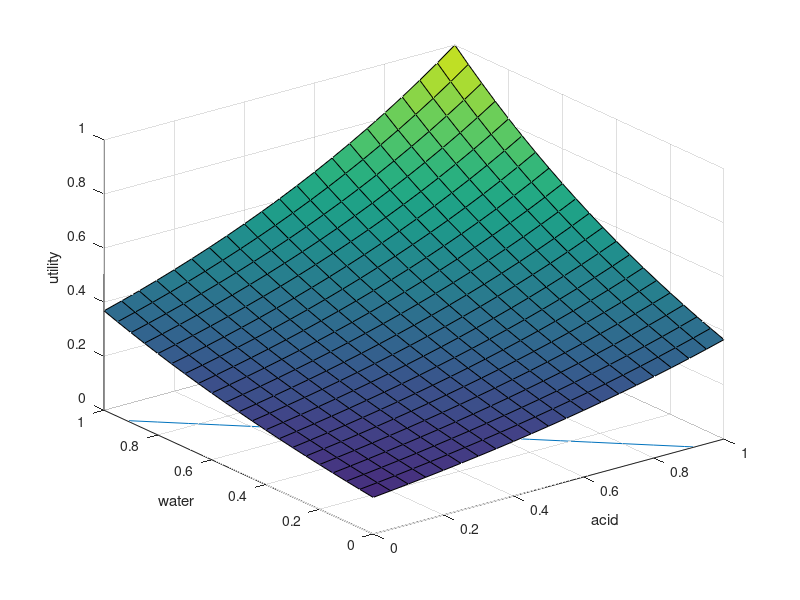

Recreate this plot in MATLAB. (Note: this script raises an error after producing the figure.)
clear all
hold off
%x = -10:0.5:10;
x = 0:0.05:1;
[X,Y] = meshgrid(x);
%Z = -(Y.^2)+(X*-Y) ;
%Z = exp((X+Y) - (X-Y).^2);
%Z = (abs(X)./abs(Y)) - ((X-Y).^3);
Z = exp((-X.*Y) - ((X-Y).^2)+1)/exp(1);
W = -(X.^2) + (X.*Y) - (Y.^2) +1;
u = 0.9;
%y = 0.5 * (x + sqrt((-4*u) - (3* (x.^2)) + 4));
%z = 0.5 * (x - sqrt((-4*u) - (3* (x.^2)) + 4));
%contour3(X,Y,Z,30)
%hold on
surf(X,Y,Z)
hold on
ylim([0,1])
%plot(x,y)
%plot(x,z)
xlabel('x')
ylabel('y')
zlabel('z')


%x^2+2*x*y+y^2=0;

%%
x = [0:1:100];
%y = [0:.7:300];
alpha = 0.3;
[X1,X2] = meshgrid(x, x);
for i =1:length(X1)
    for j=1:length(X1(1,:))
        Y1(i,j)=0;
        Y1(i,j) = i/j;
        if (Y1(i,j)<5)
            Y2(i,j) = 1;
        else
            Y2(i,j)= 0;
        end
    end

end

%surf(X1, X2, Y1)
%surf(X1,X2,Y2)
%%
x = 0:0.025:1;
[X,Y] = meshgrid(x);
Z = Y.*exp(-(X+0.3).^2-((Y).^2));
contour3(X,Y,Z,30)
xlabel('water')
ylabel('base')
zlabel('utility')
%%
hold off
clear all
x = 0:0.05:1;
[X,Y] = meshgrid(x);
Z = exp(X+Y)/exp(2);
W = exp(X+X)/exp(1);
normZ = Z - min(Z(:));
normZ = normZ ./ max(normZ(:)); % *
surf(X,Y,Z)
%contour3(X,Y,Z,50)

xlabel('acid')
ylabel('water')
zlabel('utility')


hold on
%[t1,t2] = meshgrid(x);
%t2 = t2+log(0.4415);
%z = 1.2 * ones(1,21);
%t3 = meshgrid(z);

%surf(t1,t2,t3)
acid = 0.3;
base = 0.3;
scatter(acid,base);
u = 0.4;
ylim([0 1])
plot(x, (-x-log(u)));
a = 0.5*(-(log(u))+acid-base)
b = 0.5*(-(log(u))-acid+base)
scatter(a,b)
%bod = [0.7;0.3];
%scatter(bod)
%plot(bod)
%%
%%
clear all
hold off
x = 1:10;
y = 11:20;
z = x'*y;
c = randi(10,10);
sliceomatic(x,y,z,c)
%%
clear all
x = 0:0.05:1;
[X,Y,Z] = meshgrid(x, x, x);
c = exp(X+Y+Z);
sliceomatic1p0(c)
%%
clear all
[x,y,z] = meshgrid(-2:.2:2, -2:.25:2, -2:.16:2);
v = x .* exp(-x.^2 - y.^2 - z.^2);
sliceomatic(v)
%%
x = 0:0.05:1;
[X,Y] = meshgrid(x);
Z = 0.5 * (-abs(X).^2+abs(Y).^2);
normZ = Z - min(Z(:));
normZ = normZ ./ max(normZ(:)); % *
contour3(X,Y,Z,50)
xlabel('water')
ylabel('base')
zlabel('utility')

%%
clear all
x = [0:.05:1];
[X1,X2] = meshgrid(x, x);
for i =1:length(X1)
    for j=1:length(X1(1,:))
        Y1(i,j)=0;
        Y1(i,j) = 0.1*log(i) /( 0.1*log(j));
        if (Y1(i,j)<1)
            Y2(i,j) = 1;
        else
            Y2(i,j)= 0;
        end
    end

end

surf(X1, X2, Y1)
%surf(X1,X2,Y2)
xlabel('x_1 or i')
ylabel('x_2 or j')
zlabel('utility')


%%
clear all
x = [-1:0.1:5];
plot(x, (0.5*log(x)) + 0.5*log(10));
%%
clear all
hold off
x = [0:0.05:1];
%y = x.^2;
plot(x,x-0.2)
hold on
plot(x, x+0.2);
ylim([0 1]);
%%

%%
clear all
x = [0:.05:1];
[X1,X2] = meshgrid(x, x);
for i =1:length(X1)
    for j=1:length(X1(1,:))
        Y1(i,j)=0;
        Y1(i,j) = 0.3*i - 0.4*j;
        if (Y1(i,j)<1)
            Y2(i,j) = 1;
        else
            Y2(i,j)= 0;
        end
    end

end

surf(X1, X2, Y1)
%surf(X1,X2,Y2)
xlabel('x_1 or i')
ylabel('x_2 or j')
zlabel('utility')


%%
